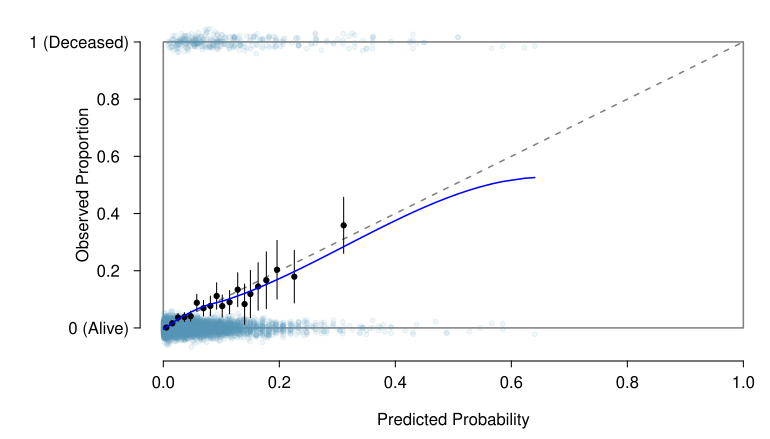

Write the R code that produced this figure.
# code below from OI4, produces bucket plot figure 9.26

library(openintro)
library(dplyr)

d = demographic.primary

d = d[d$age < 100,]


m = glm(mort30 ~ triage + age + sex + age*sex, data = d,
        family = "binomial")

p  <- predict(m, type = "response")

lo.fit = predict(loess(d$mort30 ~ p, family = "gaussian", span = 2/3))

dframe = data.frame(p, lo.fit)
dframe = dframe[order(p), ]



ns1 <- 4
myPDF("predVsObsMort30CalibrateAgeLT100DanishED.pdf", 7.7, 4.4,
      mar = c(3.9, 7, 0.5, 0.2),
      mgp = c(2.4, 0.55, 0))
noise <- rnorm(nrow(d), sd = 0.08)
plot(p, d$mort30 + noise / 5,
     type = "n",
     xlim = 0:1,
     ylim = c(-0.07, 1.07),
     axes = FALSE,
     xlab = "Predicted Probability",
     ylab = "Observed Proportion")
par(las = 0)
# mtext("Truth", 2, 5.5)
par(las = 1)
rect(0, 0, 1, 1,
     border = COL[6],
     col = "#00000000",
     lwd = 1.5)
lines(0:1, 0:1,
      lty = 2,
      col = COL[6],
      lwd = 1.5)
points(p, d$mort30 + noise / 5,
       col = fadeColor(COL[1], "18"),
       pch = 20)
axis(1)
at <- seq(0, 1, length.out = 6)
labels <- c("0 (Alive)",
            "0.2  ",
            "0.4  ",
            "0.6  ",
            "0.8  ",
            "1 (Deceased)")
axis(2, at, labels)
eps <- 1e-4
bucket_breaks <- quantile(p, seq(0, 1, 0.01))
bucket_breaks[1] <- bucket_breaks[1] - eps
n_buckets <- length(bucket_breaks) - 1
bucket_breaks[n_buckets] <- bucket_breaks[n_buckets] + 1e3 * eps
bucket_breaks. <- bucket_breaks
k <- 1
for (i in 1:n_buckets) {
  if (abs(bucket_breaks.[i] - bucket_breaks[k]) >= 0.01) {
    k <- k + 1
    bucket_breaks[k] <- bucket_breaks.[i]
  }
}
bucket_breaks <- bucket_breaks[1:k]

n_buckets <- length(bucket_breaks)
xp <- rep(NA, n_buckets)
yp <- rep(NA, n_buckets)
yp_lower <- rep(NA, n_buckets)
yp_upper <- rep(NA, n_buckets)
zs <- qnorm(0.975)
for (i in 1:n_buckets) {
  these <- bucket_breaks[i] < p & p <= bucket_breaks[i + 1]
  xp[i] <- mean(p[these])
  y <- d$mort30[these]
  yp[i] <- mean(y)
  yp_lower[i] <- yp[i] - zs * sqrt(yp[i] * (1 - yp[i]) / length(y))
  yp_upper[i] <- yp[i] + zs * sqrt(yp[i] * (1 - yp[i]) / length(y))
}
points(xp, yp, pch = 19, cex = 0.7)
segments(xp, yp_lower, xp, yp_upper)

lines(dframe$p, dframe$lo.fit, lty = 1,
      lwd = 1.5, col = "blue")

dev.off()
